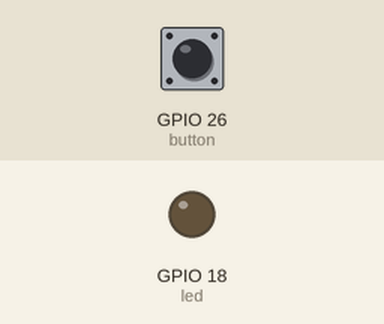
The program below on a simulated ESP32 board running MicroPython. On the bench: output pins drawn as LEDs (lit = HIGH). Inputs (shaded band) come from the test bench; at power-on: GPIO 26 (button) HIGH.

Above: at 1.2 s.
1.3 s: GPIO 26 (button) pulled LOW for 0.15 s
At 2.2 s:
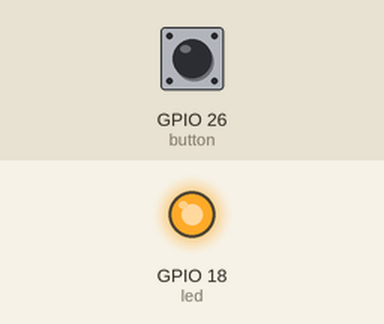
2.9 s: GPIO 26 (button) pulled LOW for 1 s
At 3.5 s:
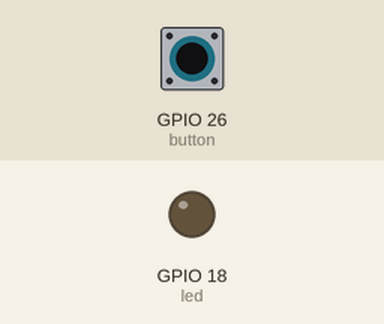
5.4 s: GPIO 26 (button) pulled LOW for 3.2 s
At 6.5 s:
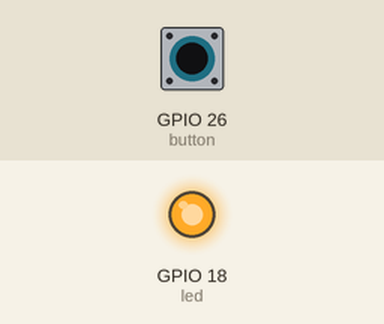
Timing chart, 0 to 8.4 s (numbered marks = the images above; inputs shaded):
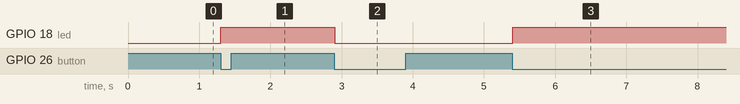

The program:

button_toggle_not_repeating.py
```python
from machine import Pin
import time

# Configure the LED pin and button pin
led = Pin(18, Pin.OUT)  # Replace 2 with your LED pin number
button = Pin(26, Pin.IN, Pin.PULL_UP)  # Replace 0 with your button pin number

# Variable to track the button state
button_pressed = False

while True:
    if not button.value():  # Button is pressed (active low)
        if not button_pressed:  # Check if it was not already pressed
            led.value(not led.value())  # Toggle the LED
            button_pressed = True  # Mark the button as pressed
    else:
        button_pressed = False  # Reset the button state when released

    time.sleep(0.01)  # Debounce delay
```

Measured:
- after the input at 1.3 s, GPIO 18 (led): LOW → HIGH at once
- after the input at 2.9 s, GPIO 18 (led): HIGH → LOW at once
- after the input at 5.4 s, GPIO 18 (led): LOW → HIGH at once
